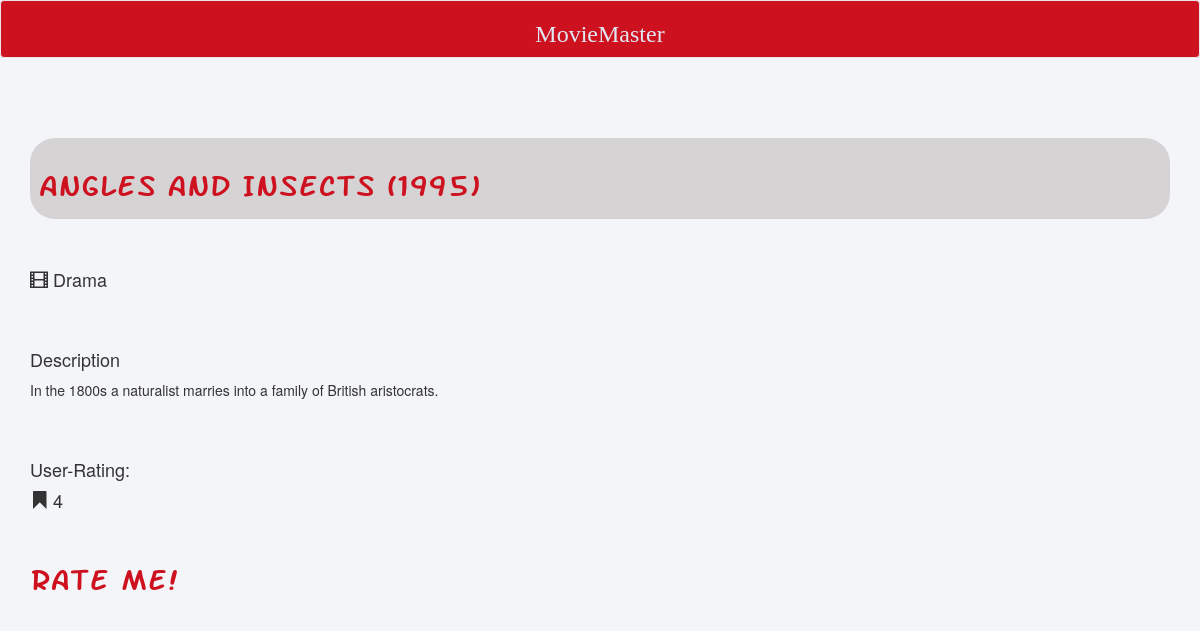
/movies/angles-and-insects-1995/, run on an earlier commit of the app's database.
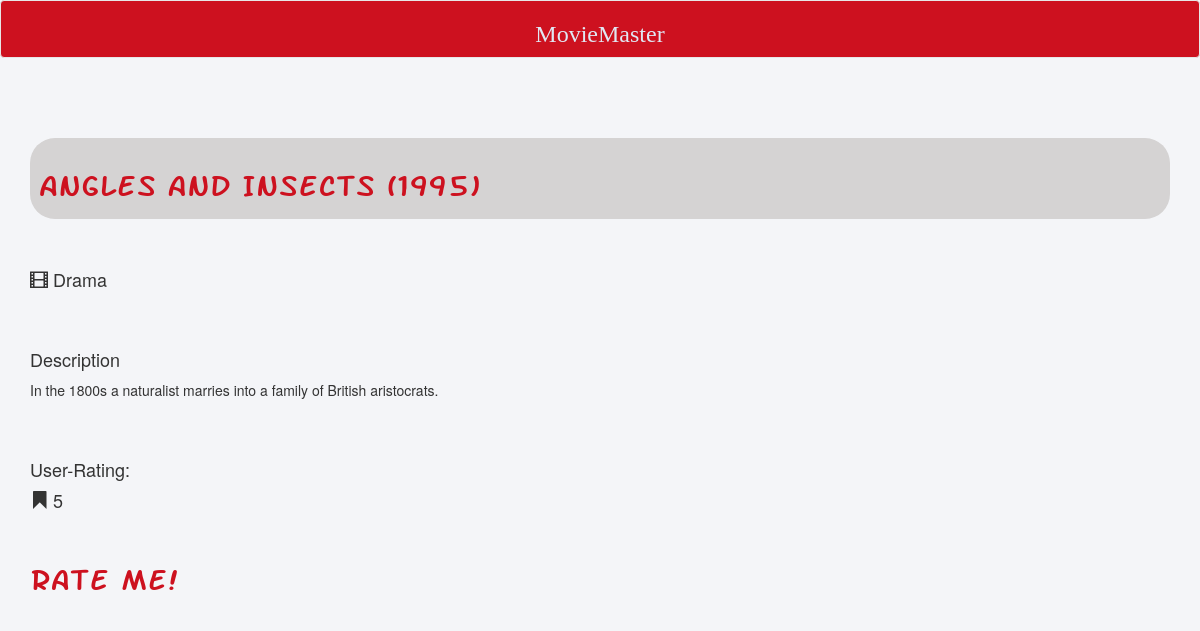
And on a later commit of the database.
### predictions/models.py (models this page shows)
class Movie(models.Model):
	title = models.CharField(max_length=255)
	genre = models.CharField(max_length=255)
	description = models.TextField()
	user_ratings = models.PositiveIntegerField(validators=[MinValueValidator(1),MaxValueValidator(5)])
	slug = models.SlugField(unique=True)
	user = models.OneToOneField(User, blank=True, null=True)

### predictions/views.py (the view)
# urls.py: url(r'^movies/(?P<slug>[-\w]+)/$', 'predictions.views.movie_detail',name='movie_detail'),
def movie_detail(request, slug):
	movie=Movie.objects.get(slug=slug)
	return render(request, 'movies/movie_detail.html',{
		'movie':movie,
	})

### predictions/templates/movies/movie_detail.html (shortened to what this page needs)
{% load staticfiles %}
<!Doctype html>
<html lang="en"-US>
    <head>
        <link rel="stylesheet" href="{% static 'css/bootstrap.min.css' %}" />
        <link rel="stylesheet" href="{% static 'css/login_signup.css' %}" />
        <link rel="stylesheet" href="{% static 'css/search.css' %}" />
    </head>
    <body>
        <nav class="navbar navbar-default">
            <a class="nolink" href="{% url 'home' %}"><h3>MovieMaster</h3></a>
        </nav>
        <div class='container'>
            <br>
            <br><br>
            <div class="row">
                <div class="col-md-12 col-sm-12">
                    <div class="well-sm">
                        <h2> {{movie.title}}</h2>
                    </div>
                </div>
            </div>
            <br><br>
            <h4><span class="glyphicon glyphicon-film"></span>  {{movie.genre}}</h4>
            <br><br>
            <h4> Description </h4>
            <p>{{movie.description}}</p>
            <br><br>
            <h4>User-Rating:</h4>
            <h4><span class="glyphicon glyphicon-bookmark"></span>  {{movie.user_ratings}}</h4>
            <br>
            <a href="{% url 'edit_movie' slug=movie.slug %}"> <h2> Rate me! </h2> </a>
        </div>
    </body>
</html>

What changed in the data, as far as the page shows it:
changed Movie "Drama": user_ratings "4" → "5"
